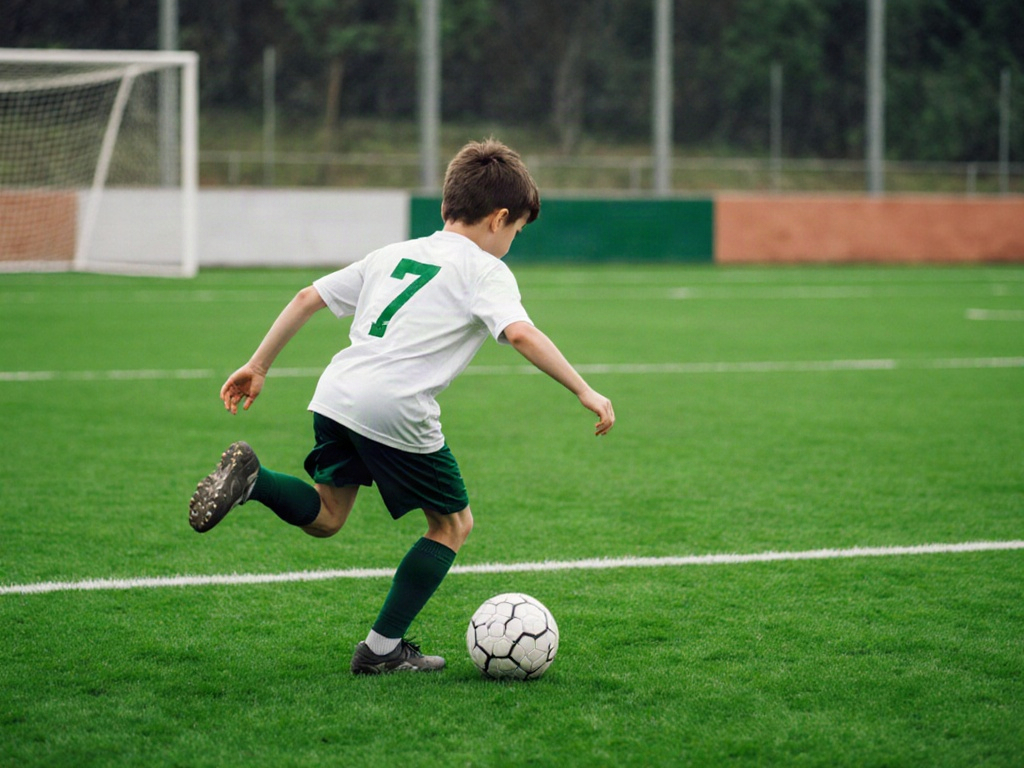
#> input picture MODULE_5/Projects/Project 1 = Text_to_Image Generator/generated_20260920_135308.png, 1024 x 768 px
$ python -i styled_image_creator.py   (imports and definitions only)
#> lines starting #> are read from the running program, lines starting #| are printed output that depends on the picture
#> further down, picture is the input picture: PIL image 1024x768 RGB; mean R, G, B 89.7, 121.1, 70.5
from huggingface_hub import InferenceClient
from PIL import Image, ImageEnhance, ImageFilter
import os

HF_API_KEY = os.environ.get("HF_API_KEY")

def generate_image_from_text(prompt):
    client = InferenceClient(provider="auto", api_key=HF_API_KEY)
    return client.text_to_image(
        prompt,
        model="stabilityai/stable-diffusion-xl-base-1.0",
    )

def post_process_image(image):
    image1 = daylight_effect(image)
    image2 = night_mood_effect(image)

    return image1, image2

def daylight_effect(image_prompt):
    image = ImageEnhance.Brightness(image_prompt).enhance(1.3)
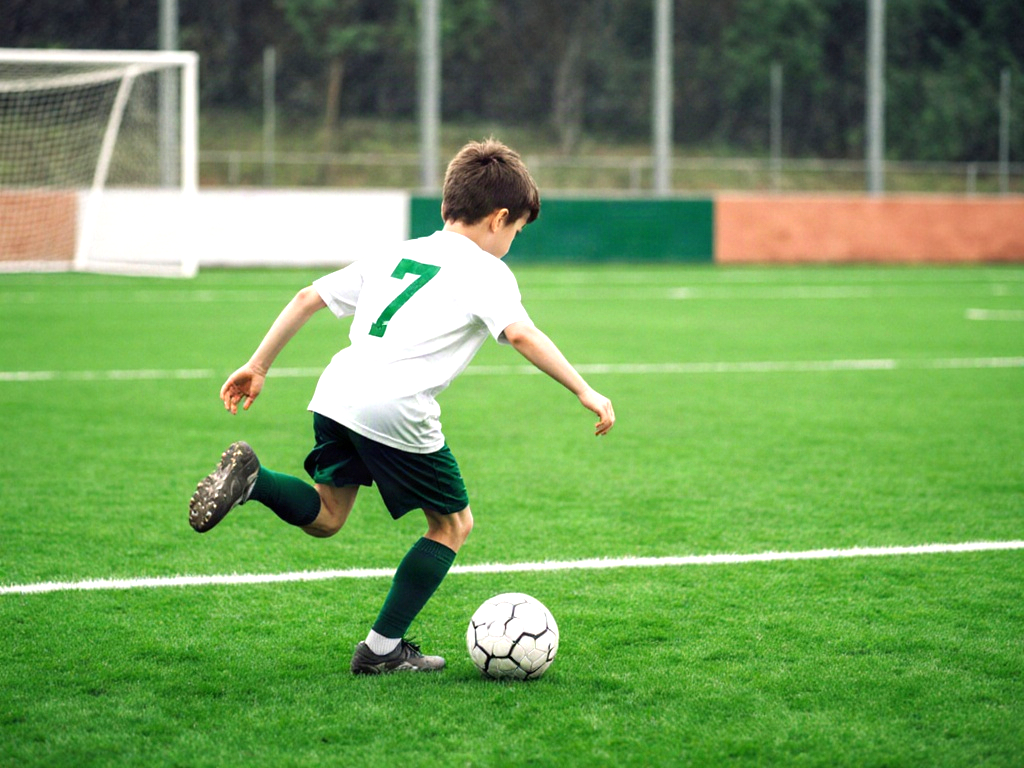
#> image: PIL image 1024x768 RGB; mean R, G, B 114.3, 155.2, 89.7
    image = ImageEnhance.Contrast(image_prompt).enhance(1.1)
    return image.filter(ImageFilter.GaussianBlur(radius=0.1))

def night_mood_effect(image_prompt):
    image = ImageEnhance.Brightness(image_prompt).enhance(0.5)
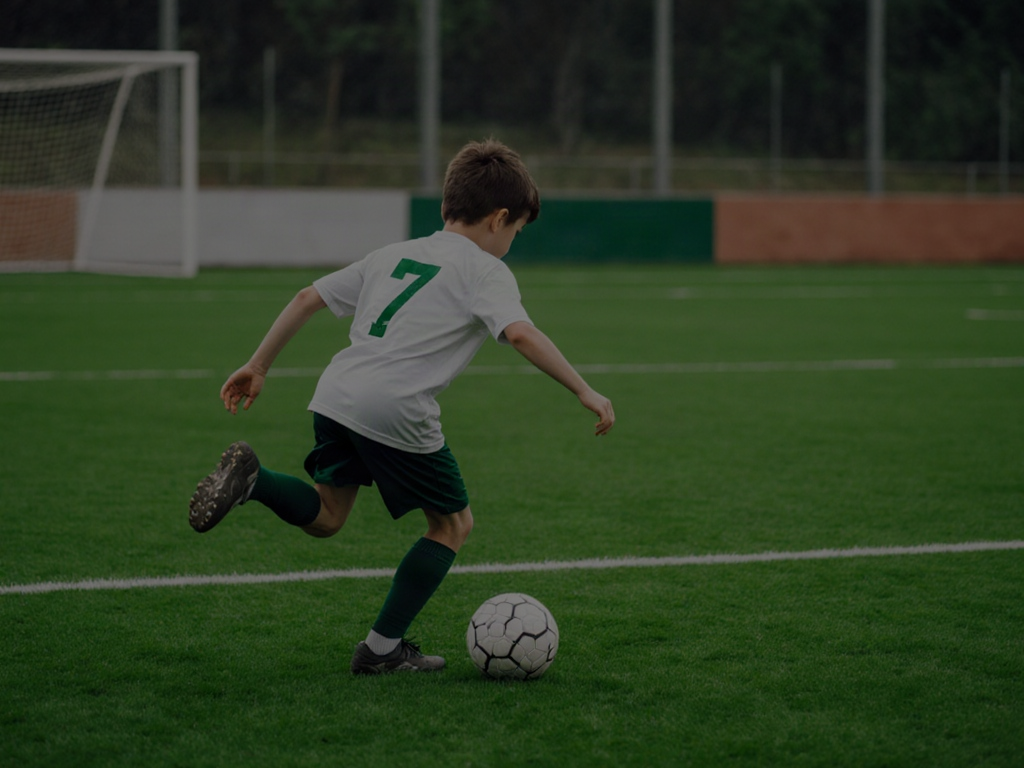
#> image: PIL image 1024x768 RGB; mean R, G, B 44.6, 60.3, 35
    image = ImageEnhance.Contrast(image_prompt).enhance(0.8)
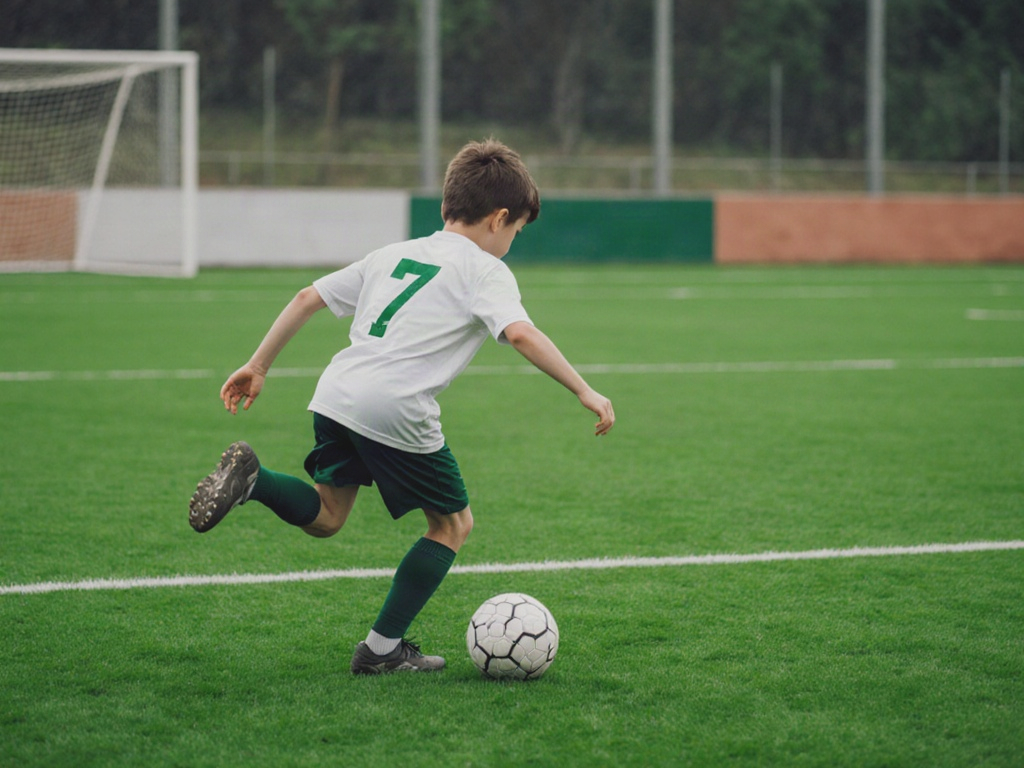
#> image: PIL image 1024x768 RGB; mean R, G, B 92.5, 117.7, 77.2
    return image.filter(ImageFilter.GaussianBlur(radius=0.5))

def main():
    print("Welcome to the Styled Image Creator!")
    print("This program generates an image from text and applies post-processing effects.")
    print("Type 'exit' to quit.\n")

    while True:
        user_input = input("Enter a description for the image (or 'exit' to quit):\n")

        if user_input.lower() == 'exit':
            print("Goodbye!")
            break

        try:
            print("\nGenerating image...")
            image = generate_image_from_text(user_input)
            print("Applying post-processing effects...\n")
            daylight_image, night_image = post_process_image(image)
            daylight_image.show()
            night_image.show()

            save_option = input("Do you want to save the processed images? (yes/no): ").strip().lower()
            if save_option == 'yes':
                file_name = input("Enter a name for the image file (without extension): ").strip()
                daylight_image.save(f"{file_name}(DayLight Mod).png")
                night_image.save(f"MODULE_5\Projects\Project 2 = Image\{file_name}(NightMood Mod).png")
                print(f"Images saved.\n")

            print("-" * 80 + "\n")

        except Exception as e:
            print(f"An error occurred: {e}\n")

# [2 lines not run here, left out]

>>> from PIL import Image
>>> picture = Image.open('../Project 1 = Text_to_Image Generator/generated_20260920_135308.png')
>>> result = post_process_image(picture)
